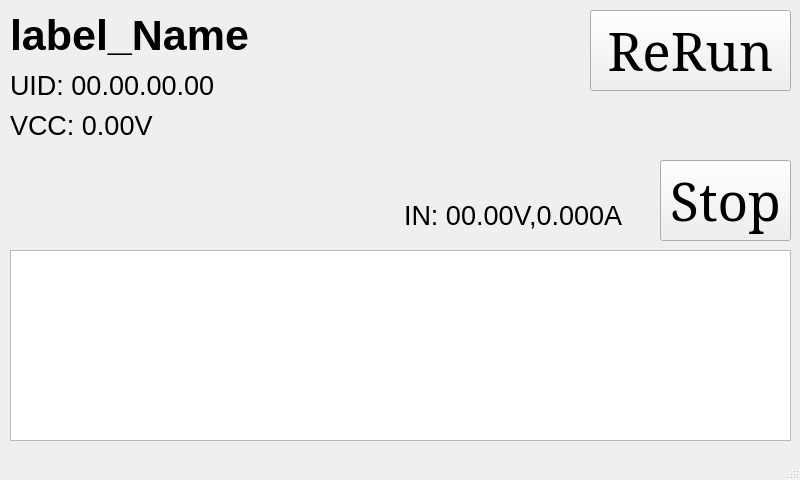
<?xml version="1.0" encoding="UTF-8"?>
<ui version="4.0">
 <class>ica2308</class>
 <widget class="QMainWindow" name="ica2308">
  <property name="geometry">
   <rect>
    <x>0</x>
    <y>0</y>
    <width>800</width>
    <height>480</height>
   </rect>
  </property>
  <property name="windowTitle">
   <string>ica2308</string>
  </property>
  <widget class="QWidget" name="centralwidget">
   <widget class="QPushButton" name="BtnStop">
    <property name="geometry">
     <rect>
      <x>660</x>
      <y>160</y>
      <width>131</width>
      <height>81</height>
     </rect>
    </property>
    <property name="font">
     <font>
      <family>Serif</family>
      <pointsize>40</pointsize>
     </font>
    </property>
    <property name="toolTip">
     <string extracomment="Start New Test"/>
    </property>
    <property name="text">
     <string>Stop</string>
    </property>
   </widget>
   <widget class="QLabel" name="label_T4">
    <property name="geometry">
     <rect>
      <x>10</x>
      <y>60</y>
      <width>341</width>
      <height>50</height>
     </rect>
    </property>
    <property name="font">
     <font>
      <pointsize>20</pointsize>
     </font>
    </property>
    <property name="text">
     <string>UID: 00.00.00.00</string>
    </property>
   </widget>
   <widget class="QTextBrowser" name="TBrowser_msg">
    <property name="geometry">
     <rect>
      <x>10</x>
      <y>250</y>
      <width>781</width>
      <height>191</height>
     </rect>
    </property>
    <property name="styleSheet">
     <string notr="true">QTextBrowser QScrollBar:vertical {
    width: 40px;              /* scrollbar width */
}</string>
    </property>
   </widget>
   <widget class="QLabel" name="label_T3">
    <property name="geometry">
     <rect>
      <x>10</x>
      <y>100</y>
      <width>181</width>
      <height>50</height>
     </rect>
    </property>
    <property name="font">
     <font>
      <pointsize>20</pointsize>
     </font>
    </property>
    <property name="text">
     <string>VCC: 0.00V</string>
    </property>
   </widget>
   <widget class="QLabel" name="label_IN_Data">
    <property name="geometry">
     <rect>
      <x>404</x>
      <y>190</y>
      <width>251</width>
      <height>50</height>
     </rect>
    </property>
    <property name="font">
     <font>
      <pointsize>20</pointsize>
     </font>
    </property>
    <property name="text">
     <string>IN: 00.00V,0.000A</string>
    </property>
   </widget>
   <widget class="QLabel" name="label_Name">
    <property name="geometry">
     <rect>
      <x>10</x>
      <y>10</y>
      <width>551</width>
      <height>51</height>
     </rect>
    </property>
    <property name="font">
     <font>
      <pointsize>32</pointsize>
      <weight>75</weight>
      <bold>true</bold>
     </font>
    </property>
    <property name="text">
     <string>label_Name</string>
    </property>
   </widget>
   <widget class="QPushButton" name="BtnReRun">
    <property name="geometry">
     <rect>
      <x>590</x>
      <y>10</y>
      <width>201</width>
      <height>81</height>
     </rect>
    </property>
    <property name="font">
     <font>
      <family>Serif</family>
      <pointsize>40</pointsize>
     </font>
    </property>
    <property name="toolTip">
     <string extracomment="Start New Test"/>
    </property>
    <property name="text">
     <string>ReRun</string>
    </property>
   </widget>
  </widget>
  <widget class="QMenuBar" name="menubar">
   <property name="geometry">
    <rect>
     <x>0</x>
     <y>0</y>
     <width>800</width>
     <height>22</height>
    </rect>
   </property>
  </widget>
  <widget class="QStatusBar" name="statusbar"/>
  <action name="actionPush_Data">
   <property name="text">
    <string>Push Data</string>
   </property>
   <property name="font">
    <font>
     <family>Serif</family>
     <pointsize>20</pointsize>
    </font>
   </property>
  </action>
  <action name="actionShow_Voltage">
   <property name="text">
    <string>Show Voltage</string>
   </property>
  </action>
  <action name="actionAbout">
   <property name="text">
    <string>About</string>
   </property>
  </action>
  <action name="actionRe_Initial">
   <property name="text">
    <string>Re-Initial</string>
   </property>
  </action>
 </widget>
 <resources/>
 <connections/>
</ui>
